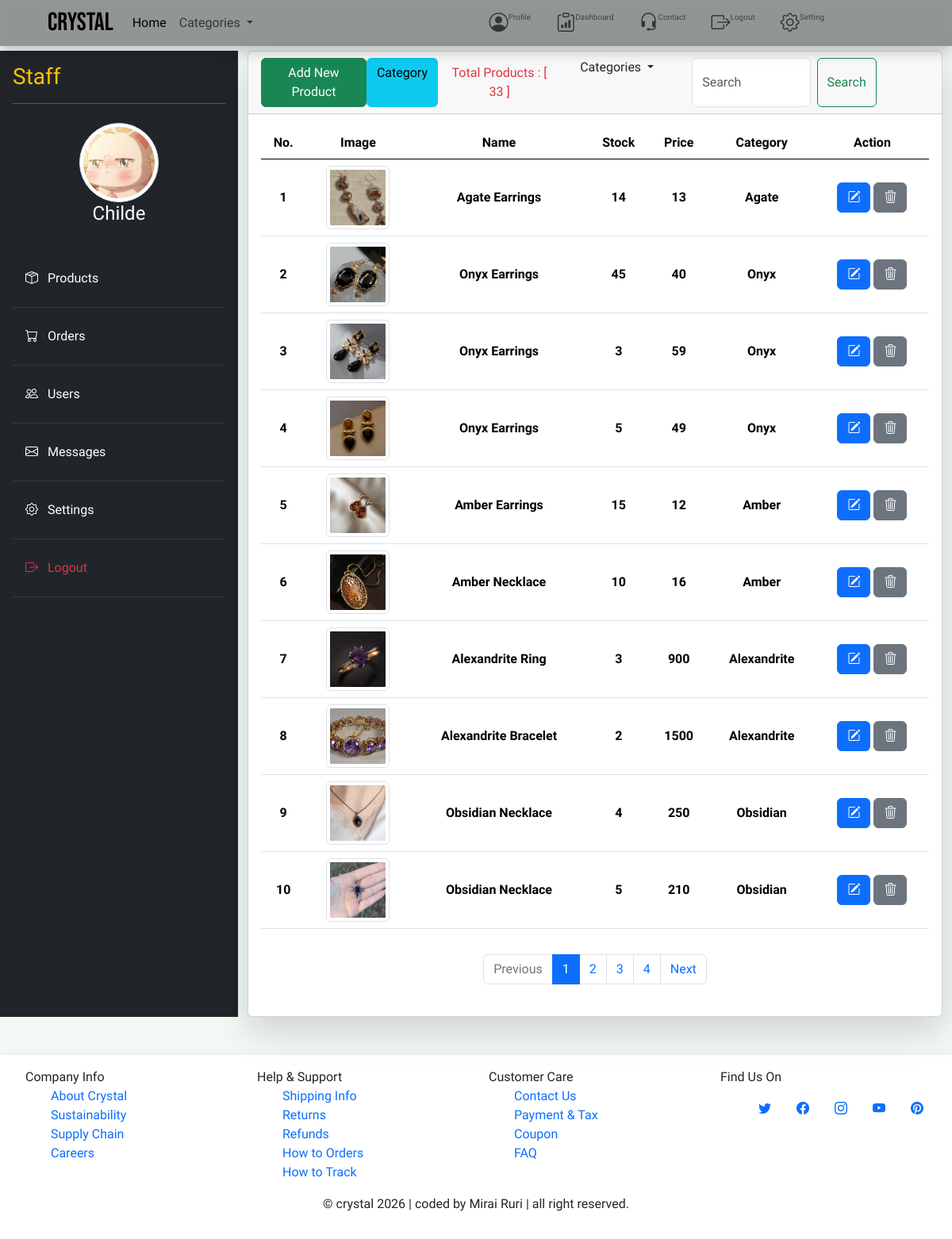
The app's page /work/place/ (signed in) with its own data.
### myapp/models.py (models this page shows, shortened)
class ProfileModel(models.Model):
    user = models.OneToOneField(User, on_delete=models.CASCADE, null=True, blank=True)
    image = models.ImageField(
        upload_to="user_profile_images",
        null=True,
        blank=True,
        default="user_profile_images/default_profile.png",
    )

class ProductModel(TimeStampedModel):
    name = models.CharField(max_length=200)
    price = models.IntegerField(default=0)
    description = models.TextField()
    stock = models.PositiveIntegerField(default=0)
    image = models.ImageField(
        upload_to="product_images",
        null=True,
        blank=True,
        default="product_images/default_product.png",
    )
    is_active = models.BooleanField(default=True)
    category = models.ForeignKey(
        CategoryModel,
        on_delete=models.SET_NULL,
        null=True,
        blank=True,
    )
    reaction = models.ManyToManyField(User, blank=True)
    class Meta:
        verbose_name = "Product"
        verbose_name_plural = "Products"

class CategoryModel(TimeStampedModel):
    name = models.CharField(max_length=200)
    image = models.ImageField(
        upload_to="category_images",
        null=True,
        blank=True,
        default="category_images/default_product.png",
    )
    class Meta:
        verbose_name = "Category"
        verbose_name_plural = "Categories"
    def __str__(self):
        return self.name

### myapp/views.py (the view)
# urls.py: path("work/place/", views.product_list),
@login_required(login_url="/")
def product_list(request):
    if not request.user.is_staff:
        return redirect("/main/page/")
    search = request.GET.get("search")
    categories = CategoryModel.objects.all().order_by("-created_at")
    products = ProductModel.objects.all().order_by("-created_at")
    numbers = range(1, 100)
    if search:
        products = products.filter(
            Q(name__icontains=search)
            | Q(category__name__icontains=search)
            | Q(description__icontains=search)
        ).order_by("-created_at")
    paginator = Paginator(products, 10)
    page_number = request.GET.get("page")
    page_obj = paginator.get_page(page_number)
    context = {
        "product_count": ProductModel.objects.count(),
        "category_count": CategoryModel.objects.count(),
        "products": page_obj,
        "categories": categories,
        "numbers": numbers,
    }
    return render(request, "workplace.html", context)

### templates/workplace.html (shortened to what this page needs)
{% extends 'components/base_auth2.html' %}
{% block body %}
<div class="container my-5">
    <div class="card shadow-lg">
        <div class="card-header d-flex">
            <div class="me-auto d-flex">
                <a href="#" class="btn btn-success" data-bs-toggle="modal" data-bs-target="#createModal">Add New
                    Product</a>
                <a href="#" class="btn btn-info" id="addNewCategory" data-bs-toggle="offcanvas"
                    data-bs-target="#offcanvasScrolling">Category</a>
                <a href="#" class="btn btn-muted text-danger">Total Products : [ {{product_count}} ]</a>
            </div>
            <div class="ms-4">
                <li class="nav-item dropdown list-unstyled">
                    <a class="nav-link dropdown-toggle" href="#" id="navbarDropdown" role="button"
                        data-bs-toggle="dropdown" aria-expanded="false">
                        Categories
                    </a>
                </li>
            </div>
            <form class="d-flex ms-5">
                <input class="form-control w-50 me-2" type="search" placeholder="Search" aria-label="Search"
                    value="{{ request.GET.search }}" name="search">
                <button class="btn btn-outline-success" type="submit">Search</button>
            </form>
        </div>
        <div class="card-body">
            {% if products %}
            <table class="table">
                <thead>
                    <tr>
                        <th scope="col" class=" text-center align-middle">No.</th>
                        <th scope="col" class=" text-center align-middle">Image</th>
                        <th scope="col" class=" text-center align-middle">Name</th>
                        <th scope="col" class=" text-center align-middle">Stock</th>
                        <th scope="col" class=" text-center align-middle">Price</th>
                        <th scope="col" class=" text-center align-middle">Category</th>
                        <th scope="col" class=" text-center align-middle">Action</th>
                    </tr>
                </thead>
                <tbody>
                    {% for product in products %}
                    <tr>
                        <th scope="col" class=" text-center align-middle">{{ forloop.counter }}</th>
                        <th scope="col" class=" text-center align-middle">
                            {% if product.image %}
                            <img src="{{ product.image.url }}" alt="{{ product.name }}" class="img-thumbnail"
                                style="width: 80px; height: 80px; object-fit: cover;">
                            {% else %}
                            <img src="{{ MEDIA_URL }}product_images/default_product.png" alt="{{ product.name }}"
                                class="img-thumbnail" style="width: 80px; height: 80px; object-fit: cover;">
                            {% endif %}
                        </th>
                        <th scope="col" class=" text-center align-middle">{{ product.name }}</th>
                        <th scope="col" class=" text-center align-middle">{{ product.stock }}</th>
                        <th scope="col" class=" text-center align-middle">{{ product.price }}</th>
                        <th scope="col" class=" text-center align-middle">{{ product.category }}</th>
                        <th class="text-center align-middle">
                            <a href="#" class="btn btn-primary" data-bs-toggle="modal"
                                data-bs-target="#updateModal{{ product.id }}"><i class="bi bi-pencil-square"></i>
                            </a>
                            <a href="#" class="btn btn-secondary" data-bs-toggle="modal"
                                data-bs-target="#deleteModal{{ product.id }}"><i class="bi bi-trash3"></i></a>
                        </th>
                    </tr>
                    {% endfor %}
                    {% else %}
                    <div class="text-center align-middle">
                        <img src="{{ MEDIA_URL }}static_images/no_product.png" alt="No Products Added Yet"
                            style="width: 300px; height: 300px; object-fit: cover;">
                        <p class="text-muted">No products added.</p>
                    </div>
                    {% endif %}
                </tbody>
            </table>
        </div>
        {% if products.has_other_pages %}
        <div style="display: flex; justify-content: center;">
            <nav aria-label="Topics pagination" class="mb-4">
                <ul class="pagination">
                    {% if products.has_previous %}
                    <li class="page-item">
                        <a class="page-link" href="?page={{ products.previous_page_number }}">Previous</a>
                    </li>
                    {% else %}
                    <li class="page-item disabled">
                        <span class="page-link">Previous</span>
                    </li>
                    {% endif %}
                    {% for page_num in products.paginator.page_range %}
                    {% if products.number == page_num %}
                    <li class="page-item active">
                        <span class="page-link">
                            {{ page_num }}
                        </span>
                    </li>
                    {% else %}
                    <li class="page-item">
                        <a class="page-link" href="?page={{ page_num }}">{{ page_num }}</a>
                    </li>
                    {% endif %}
                    {% endfor %}
                    {% if products.has_next %}
                    <li class="page-item">
                        <a class="page-link" href="?page={{ products.next_page_number }}">Next</a>
                    </li>
                    {% else %}
                    <li class="page-item disabled">
                        <span class="page-link">Next</span>
                    </li>
                    {% endif %}
                </ul>
            </nav>
        </div>
        {% endif %}
    </div>
</div>
{% endblock %}

### templates/components/sidebar.html
<div class="d-flex mt-5 mb-5">
    <div id="sidebar" class="bg-dark text-white p-3">
        {% if user.is_superuser %}
        <h3 class="text-danger">Superuser</h3>
        {% elif user.is_staff %}
        <h3 class="text-warning">Staff</h3>
        {% else %}
        <h3 class="text-secondary">User</h3>
        {% endif %}
        <hr>
        <div class=" text-center align-middle mt-4 mb-5">
            <img src="{{ user.profilemodel.image.url }}" alt="Profile" class="img-thumbnail"
                style="width: 100px; height: 100px; object-fit: cover; border-radius: 50%;">
            <h4>{{user.username}}</h4>
        </div>
        <ul class="nav flex-column">
            <li class="nav-item">
                <a href="/work/place/" class="nav-link text-white">
                    <i class="bi bi-box-seam me-2"></i> Products
                </a>
            </li>
            <hr class="text-secondary">
            <li class="nav-item">
                <a href="/order/list/view/" class="nav-link text-white">
                    <i class="bi bi-cart me-2"></i> Orders
                </a>
            </li>
            <hr class="text-secondary">
            <li class="nav-item">
                <a href="/registered/users/" class="nav-link text-white">
                    <i class="bi bi-people me-2"></i> Users
                </a>
            </li>
            <hr class="text-secondary">
            <li class="nav-item">
                <a href="/user/message/list/" class="nav-link text-white">
                    <i class="bi bi-envelope me-2"></i> Messages
                </a>
            </li>
            <hr class="text-secondary">
            <li class="nav-item">
                <a href="#" class="nav-link text-white">
                    <i class="bi bi-gear me-2"></i> Settings
                </a>
            </li>
            <hr class="text-secondary">
            <li class="nav-item">
                <a href="/user/logout/" class="nav-link text-danger">
                    <i class="bi bi-box-arrow-right me-2"></i> Logout
                </a>
            </li>
            <hr class="text-secondary">
        </ul>
    </div>
</div>

### records on screen
ProductModel: image (picture), name "Agate Earrings", stock "14", price "13", category "Agate"
ProductModel: image (picture), name "Onyx Earrings", stock "45", price "40", category "Onyx"
ProductModel: image (picture), name "Onyx Earrings", stock "3", price "59", category "Onyx"
ProductModel: image (picture), name "Onyx Earrings", stock "5", price "49", category "Onyx"
ProductModel: image (picture), name "Amber Earrings", stock "15", price "12", category "Amber"
ProductModel: image (picture), name "Amber Necklace", stock "10", price "16", category "Amber"
ProductModel: image (picture), name "Alexandrite Ring", stock "3", price "900", category "Alexandrite"
ProductModel: image (picture), name "Alexandrite Bracelet", stock "2", price "1500", category "Alexandrite"
ProductModel: image (picture), name "Obsidian Necklace", stock "4", price "250", category "Obsidian"
ProductModel: image (picture), name "Obsidian Necklace", stock "5", price "210", category "Obsidian"

### other values on screen
{{ user.username }} "Childe"
{{ product_count }} "33"
{{ page_num }} "1"
{{ page_num }} "2" "3" "4"
